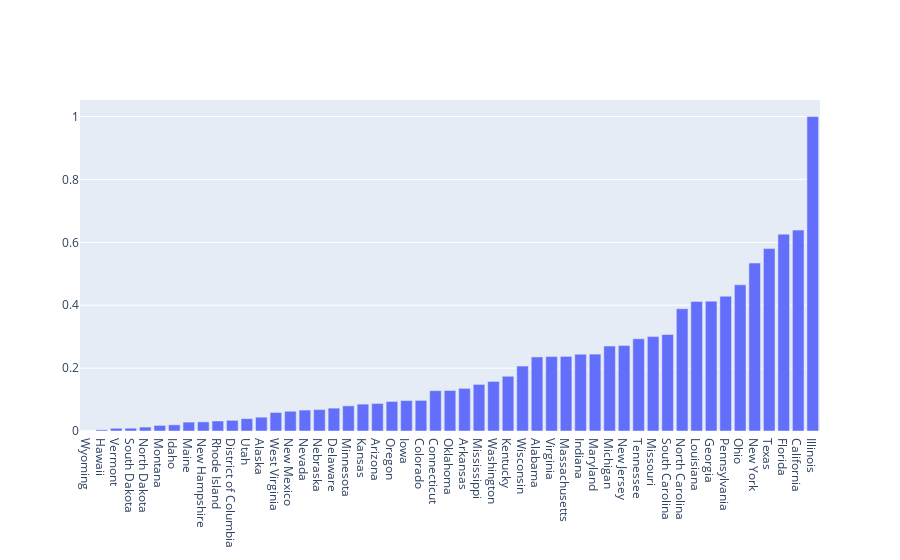

Notebook cell for this chart:
### Markdown cell above
## Number of incident density per state

Let visualize with the map and the density of incidents per state.

### Code cell
import plotly.graph_objs as go

# density of incident per state

# Densities are n_participants in that state divided by the total number of participants in the dataset
densities = df_merged.groupby('state')['n_participants'].sum()/ df_merged['n_participants'].sum()

# normalize densities using min-max normalization
densities = (densities - densities.min()) / (densities.max() - densities.min())

# order by density
densities = densities.sort_values()

# plot a bar plot

data = [go.Bar(
            x=densities.index, # assign x as the dataframe column 'x'
            y=densities.values
    )]  

py.iplot(data, filename='basic-bar')

# add this as index to the dataframe
df_merged['density_incident_state'] = df_merged['state'].map(densities)

### Figure 1 — Plotly figure (JSON) as saved in the notebook; plotly's stock layout.template omitted (floating-point values rounded to 4 significant figures)
{"data": [{"type": "bar", "x": ["Wyoming", "Hawaii", "Vermont", "South Dakota", "North Dakota", "Montana", "Idaho", "Maine", "New Hampshire", "Rhode Island", "District of Columbia", "Utah", "Alaska", "West Virginia", "New Mexico", "Nevada", "Nebraska", "Delaware", "Minnesota", "Kansas", "Arizona", "Oregon", "Iowa", "Colorado", "Connecticut", "Oklahoma", "Arkansas", "Mississippi", "Washington", "Kentucky", "Wisconsin", "Alabama", "Virginia", "Massachusetts", "Indiana", "Maryland", "Michigan", "New Jersey", "Tennessee", "Missouri", "South Carolina", "North Carolina", "Louisiana", "Georgia", "Pennsylvania", "Ohio", "New York", "Texas", "Florida", "California", "Illinois"], "y": [0, 0.003682, 0.00878, 0.008922, 0.0126, 0.0178, 0.01954, 0.02828, 0.02908, 0.03182, 0.03394, 0.03937, 0.044, 0.05891, 0.06283, 0.06665, 0.06807, 0.07274, 0.08006, 0.08549, 0.08766, 0.09399, 0.09677, 0.09724, 0.1282, 0.1289, 0.1356, 0.1482, 0.1577, 0.1741, 0.2064, 0.2355, 0.2366, 0.2373, 0.2442, 0.2445, 0.2702, 0.2717, 0.2932, 0.3003, 0.3068, 0.3888, 0.4121, 0.4129, 0.4286, 0.4647, 0.534, 0.5801, 0.6261, 0.6389, 1]}], "layout": {}}
